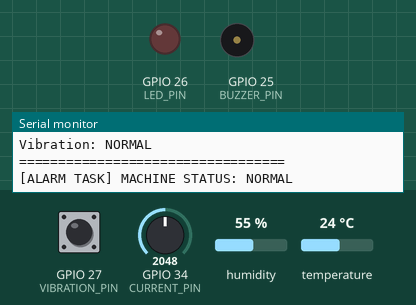
Recording of a sketch running on a simulated ESP32. Parts: output pins drawn as LEDs (lit = HIGH), buzzer (waves = sounding), the last lines printed to the serial monitor. The inputs (shaded band) are chosen by the test bench; at power-on: humidity 55 %, GPIO 27 (VIBRATION_PIN) HIGH, GPIO 34 (CURRENT_PIN) = 2048, temperature 24 °C.

Above: at 2.8 s.
2.9 s: humidity set to 31 %
5.6 s: humidity set to 28 %
At 6.9 s:
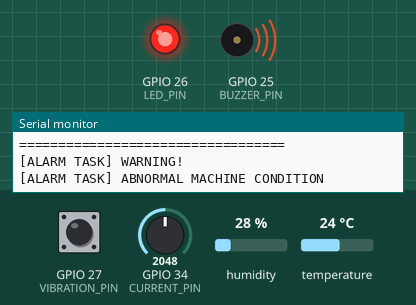
Timing chart, 0 to 8.6 s (numbered marks = the images above; inputs shaded):
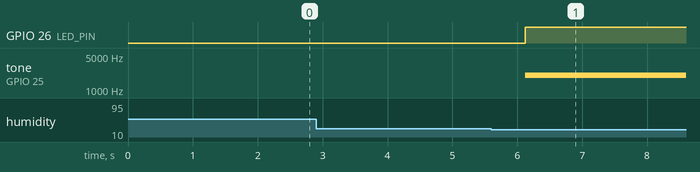

The sketch:

sketch.ino
```cpp
#include <Arduino.h>
#include "DHT.h"

// ==================================
// PIN CONFIGURATION
// ==================================

#define DHT_PIN       4
#define DHT_TYPE      DHT22

#define CURRENT_PIN   34
#define VIBRATION_PIN 27

#define LED_PIN       26
#define BUZZER_PIN    25

// ==================================
// SENSOR CONFIGURATION
// ==================================

DHT dht(DHT_PIN, DHT_TYPE);

const float TEMP_LIMIT = 40.0;
const float HUMIDITY_MIN = 30.0;
const float HUMIDITY_MAX = 70.0;
const float CURRENT_LIMIT = 3.5;

// ==================================
// DATA STRUCTURES
// ==================================

struct SensorData {
  float temperature;
  float humidity;
  float current;
  int adcValue;
  bool vibrationDetected;
  bool dhtError;
};

struct AlarmData {
  bool abnormal;
};

// ==================================
// FREERTOS QUEUES
// ==================================

QueueHandle_t sensorQueue;
QueueHandle_t alarmQueue;

// ==================================
// TASK 1: SENSOR READING
// ==================================

void SensorTask(void *parameter) {

  SensorData data;

  for (;;) {

    // Read DHT22
    data.temperature = dht.readTemperature();
    data.humidity = dht.readHumidity();

    data.dhtError =
      isnan(data.temperature) || isnan(data.humidity);

    // Read simulated current
    data.adcValue = analogRead(CURRENT_PIN);
    data.current = (data.adcValue / 4095.0) * 5.0;

    // Read vibration button
    int vibrationValue = digitalRead(VIBRATION_PIN);
    data.vibrationDetected = (vibrationValue == LOW);

    // Send latest sensor data to queue
    xQueueOverwrite(sensorQueue, &data);

    Serial.println("\n[SENSOR TASK] Sensor readings updated");

    vTaskDelay(pdMS_TO_TICKS(2000));
  }
}

// ==================================
// TASK 2: MACHINE MONITORING
// ==================================

void MonitoringTask(void *parameter) {

  SensorData data;
  AlarmData alarm;

  for (;;) {

    // Get latest sensor data
    if (xQueuePeek(sensorQueue, &data, portMAX_DELAY) == pdPASS) {

      alarm.abnormal = false;

      Serial.println("\n========== MACHINE DATA ==========");

      // Temperature and humidity
      if (!data.dhtError) {

        Serial.print("Temperature : ");
        Serial.print(data.temperature);
        Serial.println(" C");

        Serial.print("Humidity    : ");
        Serial.print(data.humidity);
        Serial.println(" %");

        if (data.temperature > TEMP_LIMIT) {
          Serial.println("Temperature Status: HIGH");
          alarm.abnormal = true;
        } else {
          Serial.println("Temperature Status: NORMAL");
        }

        if (data.humidity < HUMIDITY_MIN) {
          Serial.println("Humidity Status: TOO LOW");
          alarm.abnormal = true;
        }
        else if (data.humidity > HUMIDITY_MAX) {
          Serial.println("Humidity Status: TOO HIGH");
          alarm.abnormal = true;
        }
        else {
          Serial.println("Humidity Status: NORMAL");
        }

      } else {

        Serial.println("DHT22 Sensor Reading Error!");

      }

      // Current monitoring
      Serial.print("ADC Value : ");
      Serial.println(data.adcValue);

      Serial.print("Current   : ");
      Serial.print(data.current, 2);
      Serial.println(" A (simulated)");

      if (data.current > CURRENT_LIMIT) {
        Serial.println("Current Status: HIGH");
        alarm.abnormal = true;
      } else {
        Serial.println("Current Status: NORMAL");
      }

      // Vibration monitoring
      if (data.vibrationDetected) {
        Serial.println("Vibration: DETECTED");
        alarm.abnormal = true;
      } else {
        Serial.println("Vibration: NORMAL");
      }

      // Send machine condition to alarm task
      xQueueOverwrite(alarmQueue, &alarm);

      Serial.println("==================================");
    }

    vTaskDelay(pdMS_TO_TICKS(200));
  }
}

// ==================================
// TASK 3: ALARM CONTROL
// ==================================

void AlarmTask(void *parameter) {

  AlarmData alarm;

  for (;;) {

    // Wait for machine condition
    if (xQueueReceive(alarmQueue, &alarm, portMAX_DELAY) == pdPASS) {

      if (alarm.abnormal) {

        digitalWrite(LED_PIN, HIGH);
        tone(BUZZER_PIN, 2000);

        Serial.println("[ALARM TASK] WARNING!");
        Serial.println("[ALARM TASK] ABNORMAL MACHINE CONDITION");

      } else {

        digitalWrite(LED_PIN, LOW);
        noTone(BUZZER_PIN);

        Serial.println("[ALARM TASK] MACHINE STATUS: NORMAL");

      }
    }
  }
}

// ==================================
// SETUP
// ==================================

void setup() {

  Serial.begin(115200);

  dht.begin();

  pinMode(CURRENT_PIN, INPUT);
  pinMode(VIBRATION_PIN, INPUT_PULLUP);

  pinMode(LED_PIN, OUTPUT);
  pinMode(BUZZER_PIN, OUTPUT);

  digitalWrite(LED_PIN, LOW);
  digitalWrite(BUZZER_PIN, LOW);

  Serial.println("\n================================");
  Serial.println(" INDUSTRIAL TELEMETRY NODE");
  Serial.println(" ESP32 FREERTOS INITIALIZATION");
  Serial.println("================================");

  // Create queues
  sensorQueue = xQueueCreate(1, sizeof(SensorData));
  alarmQueue = xQueueCreate(1, sizeof(AlarmData));

  if (sensorQueue == NULL || alarmQueue == NULL) {
    Serial.println("ERROR: Queue creation failed!");
    while (true) {
      delay(1000);
    }
  }

  // Create FreeRTOS tasks

  xTaskCreatePinnedToCore(
    SensorTask,
    "Sensor Task",
    4096,
    NULL,
    2,
    NULL,
    1
  );

  xTaskCreatePinnedToCore(
    MonitoringTask,
    "Monitoring Task",
    4096,
    NULL,
    2,
    NULL,
    1
  );

  xTaskCreatePinnedToCore(
    AlarmTask,
    "Alarm Task",
    4096,
    NULL,
    2,
    NULL,
    1
  );

  Serial.println("FreeRTOS tasks created successfully!");
}

// ==================================
// MAIN LOOP
// ==================================

void loop() {

  // FreeRTOS tasks perform the main operations.
  // Keep the Arduino loop task idle.

  vTaskDelay(pdMS_TO_TICKS(1000));
}
```

Measured:
- the behaviour switches between 30 and 29 % on humidity (found by bisection; images 0 and 1)
- after the input at 5.6 s, GPIO 26 (LED_PIN): LOW → HIGH after 0.52 s; tone on GPIO 25 (BUZZER_PIN): silent → 2000 Hz after 0.52 s
